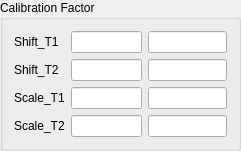
  <widget class="QGroupBox" name="groupBox_7">
   <property name="geometry">
    <rect>
     <x>490</x>
     <y>120</y>
     <width>241</width>
     <height>131</height>
    </rect>
   </property>
   <property name="title">
    <string>Calibration Factor</string>
   </property>
   <layout class="QGridLayout" name="gridLayout_6">
    <item row="0" column="0">
     <widget class="QLabel" name="label_34">
      <property name="text">
       <string>Shift_T1</string>
      </property>
     </widget>
    </item>
    <item row="0" column="1">
     <widget class="QLineEdit" name="lineEdit_Shift_T1">
      <property name="maximumSize">
       <size>
        <width>100</width>
        <height>16777215</height>
       </size>
      </property>
     </widget>
    </item>
    <item row="1" column="0">
     <widget class="QLabel" name="label_35">
      <property name="text">
       <string>Shift_T2</string>
      </property>
     </widget>
    </item>
    <item row="1" column="1">
     <widget class="QLineEdit" name="lineEdit_Shift_T2">
      <property name="maximumSize">
       <size>
        <width>100</width>
        <height>16777215</height>
       </size>
      </property>
     </widget>
    </item>
    <item row="2" column="0">
     <widget class="QLabel" name="label_36">
      <property name="text">
       <string>Scale_T1</string>
      </property>
     </widget>
    </item>
    <item row="2" column="1">
     <widget class="QLineEdit" name="lineEdit_Scale_T1">
      <property name="maximumSize">
       <size>
        <width>100</width>
        <height>16777215</height>
       </size>
      </property>
     </widget>
    </item>
    <item row="3" column="0">
     <widget class="QLabel" name="label_37">
      <property name="text">
       <string>Scale_T2</string>
      </property>
     </widget>
    </item>
    <item row="3" column="1">
     <widget class="QLineEdit" name="lineEdit_Scale_T2">
      <property name="maximumSize">
       <size>
        <width>100</width>
        <height>16777215</height>
       </size>
      </property>
     </widget>
    </item>
    <item row="0" column="2">
     <widget class="QLineEdit" name="lineEdit_Shift_T1Hex"/>
    </item>
    <item row="1" column="2">
     <widget class="QLineEdit" name="lineEdit_Shift_T2Hex"/>
    </item>
    <item row="2" column="2">
     <widget class="QLineEdit" name="lineEdit_Scale_T1Hex"/>
    </item>
    <item row="3" column="2">
     <widget class="QLineEdit" name="lineEdit_Scale_T2Hex"/>
    </item>
   </layout>
  </widget>
